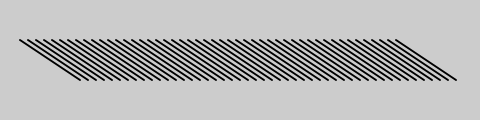
Frame 1 (no input)
Frame 60 (no input): identical to frame 1, image omitted
Frame 120 (the mouse pressed at the canvas centre since frame 60): identical to frame 1, image omitted

The p5.js sketch that drew this single still picture (run headless with seeded random() and noise() and a simulated clock; from frame 60 on, the mouse is pressed at the canvas centre):

// p5.js sketch
// ── sketch.js
// Ejemplos tomados del libro Getting Started with p5js

//comenta uno a uno los siguientes bloques de texto.

//evita descomentar mas de uno a la vez


//ejemplo 1 de for



function setup() {
    createCanvas(480, 120);
    strokeWeight(2);
}
function draw() {
    background(204);
    for (var i = 20; i < 400; i += 8) {
        line(i, 40, i + 60, 80);
    }
}



//ejemplo 2 if-else
/*
function setup() {
    createCanvas(240, 120);
    strokeWeight(30);
}

function draw() {
    background(204);
    stroke(102);
    line(40, 0, 70, height);
    if (mouseIsPressed) {
        stroke(0);
    } else {
        stroke(255);
    }
    line(0, 70, width, 50);
}

*/

// ejemplo 3 if anidado

/*
function setup() {
    createCanvas(120, 120);
    strokeWeight(30);
}

function draw() {
    background(204);
    stroke(102);
    line(40, 0, 70, height);
    if (mouseIsPressed) {
        if (mouseButton == LEFT) {
            stroke(255);
        } else {
            stroke(0);
        }
        line(0, 70, width, 50);
    }
}

*/
